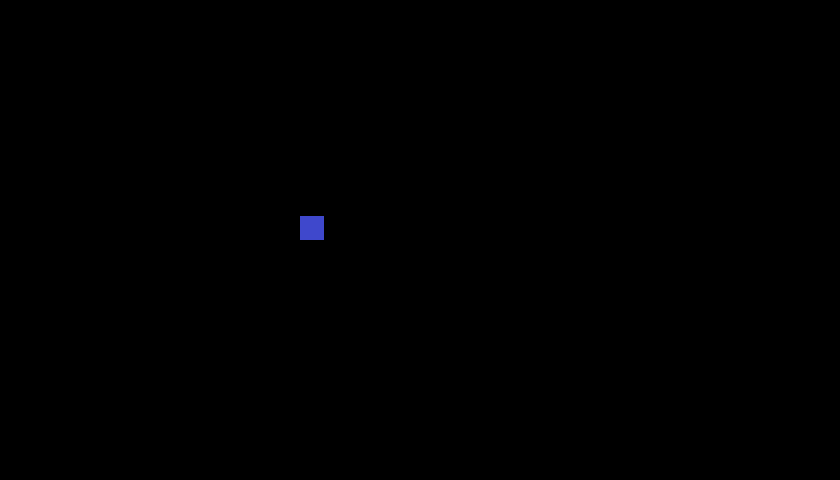

The image is a tile-based game level rendered from a .tmx file. Its description and source (layers, tilesets, objects; grid data summarised) follow:
An orthogonal 70x40 tile map with 12x12 px tiles, 1 tile layer (Spawn), 15 hidden layers not drawn, 3 tilesets.

<map version="1.10" tiledversion="1.10.1" orientation="orthogonal" renderorder="right-down" width="70" height="40" tilewidth="12" tileheight="12" infinite="0" nextlayerid="29" nextobjectid="1">
 <editorsettings>
  <export target="../../pelletTown.json" format="json" />
 </editorsettings>
 <tileset firstgid="1" source="pokemonStyleGameTileset.tsx" />
 <tileset firstgid="1025" source="collisionTileset.tsx" />
 <tileset firstgid="1026" source="spawnTileset.tsx" />
 <group id="28" name="Background" visible="0">
  <layer id="1" name="Ocean" width="70" height="40">
   <data>[2800 cells, 2800 non-empty, 9 distinct tile ids]</data>
  </layer>
  <layer id="5" name="Island" width="70" height="40">
   <data>[2800 cells, 909 non-empty, 119 distinct tile ids]</data>
  </layer>
  <layer id="11" name="Trees" width="70" height="40">
   <data>[2800 cells, 120 non-empty, 22 distinct tile ids]</data>
  </layer>
  <layer id="12" name="Trees 2" width="70" height="40">
   <data>[2800 cells, 130 non-empty, 23 distinct tile ids]</data>
  </layer>
  <layer id="13" name="Trees 3" width="70" height="40">
   <data>[2800 cells, 96 non-empty, 22 distinct tile ids]</data>
  </layer>
  <layer id="16" name="Plateau" width="70" height="40">
   <data>[2800 cells, 127 non-empty, 85 distinct tile ids]</data>
  </layer>
  <layer id="6" name="Flowers and Grass" width="70" height="40">
   <data>[2800 cells, 93 non-empty, 31 distinct tile ids]</data>
  </layer>
 </group>
 <group id="17" name="Objects" visible="0">
  <layer id="15" name="Bushes" width="70" height="40">
   <data>[2800 cells, 28 non-empty, 4 distinct tile ids]</data>
  </layer>
  <layer id="8" name="Fence" width="70" height="40">
   <data>[2800 cells, 41 non-empty, 9 distinct tile ids]</data>
  </layer>
  <layer id="14" name="House Trees" width="70" height="40">
   <data>[2800 cells, 38 non-empty, 8 distinct tile ids]</data>
  </layer>
  <layer id="4" name="House" width="70" height="40">
   <data>[2800 cells, 112 non-empty, 84 distinct tile ids]</data>
  </layer>
  <layer id="10" name="Dock" width="70" height="40">
   <data>[2800 cells, 42 non-empty, 42 distinct tile ids]</data>
  </layer>
 </group>
 <layer id="20" name="Collisions" width="70" height="40" visible="0" opacity="0.3">
  <data>[2800 cells, 185 non-empty, 1 distinct tile ids]</data>
 </layer>
 <layer id="27" name="Spawn" width="70" height="40">
  <data>[2800 cells, 4 non-empty, 1 distinct tile ids]</data>
 </layer>
 <layer id="26" name="Battle Zones" width="70" height="40" visible="0" opacity="0.5">
  <data>[2800 cells, 26 non-empty, 1 distinct tile ids]</data>
 </layer>
 <layer id="22" name="Foreground Objects" width="70" height="40" visible="0">
  <data>[2800 cells, 45 non-empty, 26 distinct tile ids]</data>
 </layer>
</map>
